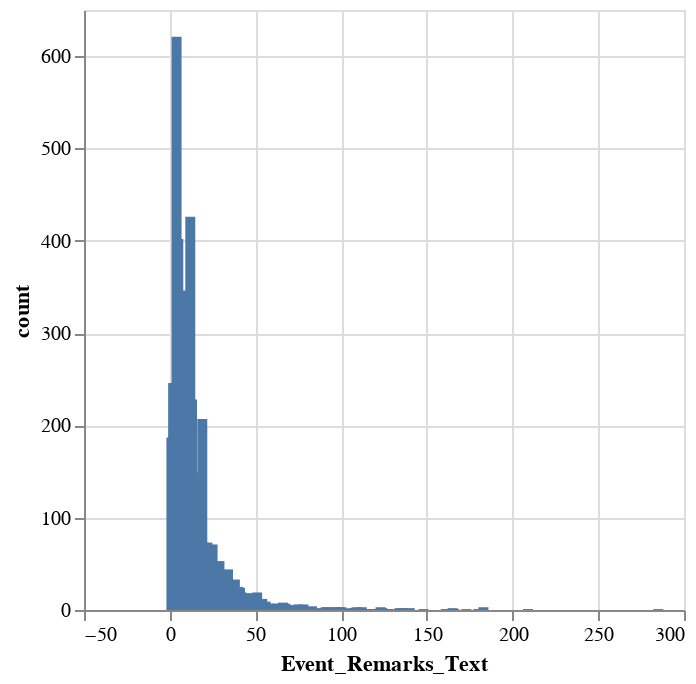

The notebook cell this image was saved under:
### Code cell
alt.Chart(word_counts).mark_bar().encode(
    x='Event_Remarks_Text', 
    y='count'
)

### Figure 1 — Vega specification as saved in the notebook (floating-point values rounded to 4 significant figures; data arrays with more than 128 entries replaced by an {"elided": "..."} marker saying what was removed)
{"$schema": "https://vega.github.io/schema/vega/v5.json", "data": [{"name": "source_0", "values": {"elided": "132 records"}}, {"name": "source_0_x_domain_Event_Remarks_Text", "values": [{"min": 1, "max": 285}]}], "marks": [{"type": "rect", "name": "marks", "from": {"data": "source_0"}, "encode": {"update": {"fill": {"value": "#4c78a8"}, "ariaRoleDescription": {"value": "bar"}, "description": {"signal": "\"Event_Remarks_Text: \" + (format(datum[\"Event_Remarks_Text\"], \"\")) + \"; count: \" + (format(datum[\"count\"], \"\"))"}, "xc": {"field": "Event_Remarks_Text", "scale": "x"}, "width": {"value": 5}, "y": {"field": "count_end", "scale": "y"}, "y2": {"field": "count_start", "scale": "y"}}}, "style": ["bar"]}], "scales": [{"name": "x", "type": "linear", "domain": [{"signal": "(data(\"source_0_x_domain_Event_Remarks_Text\")[0] || {}).min"}, {"signal": "(data(\"source_0_x_domain_Event_Remarks_Text\")[0] || {}).max"}], "range": [0, {"signal": "width"}], "padding": 5, "zero": false, "nice": true}, {"name": "y", "type": "linear", "domain": {"data": "source_0", "fields": ["count_start", "count_end"]}, "range": [{"signal": "height"}, 0], "nice": true, "zero": true}], "axes": [{"scale": "x", "orient": "bottom", "gridScale": "y", "labels": false, "aria": false, "maxExtent": 0, "ticks": false, "grid": true, "minExtent": 0, "domain": false, "zindex": 0, "tickCount": {"signal": "ceil(width/40)"}}, {"scale": "y", "ticks": false, "zindex": 0, "aria": false, "grid": true, "maxExtent": 0, "labels": false, "domain": false, "orient": "left", "gridScale": "x", "tickCount": {"signal": "ceil(height/40)"}, "minExtent": 0}, {"scale": "x", "zindex": 0, "title": "Event_Remarks_Text", "orient": "bottom", "labelFlush": true, "tickCount": {"signal": "ceil(width/40)"}, "labelOverlap": true, "grid": false}, {"scale": "y", "grid": false, "title": "count", "labelOverlap": true, "tickCount": {"signal": "ceil(height/40)"}, "orient": "left", "zindex": 0}], "style": "cell", "height": 300, "padding": 5, "background": "white", "width": 300}
